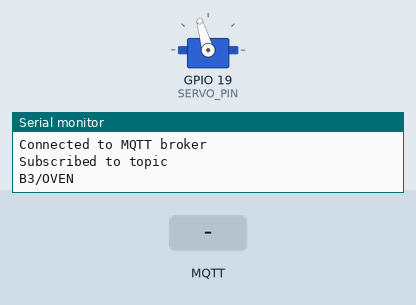
Bench run of a sketch on a simulated ESP32. On the bench: servo, the last lines printed to the serial monitor. The test bench sets the inputs (shaded band). WiFi joins after 1.5 s; servers stay silent unless stated; no MQTT or app messages arrive unless stated; servo pulses on a pin are drawn as a servo (544–2400 µs = 0–180°).

Above: at 2.7 s.
2.8 s: MQTT message "1" arrives on the first subscribed topic
At 4.0 s:
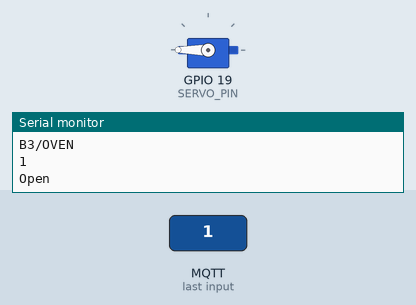
4.3 s: MQTT message "0" arrives on the first subscribed topic
At 5.3 s:
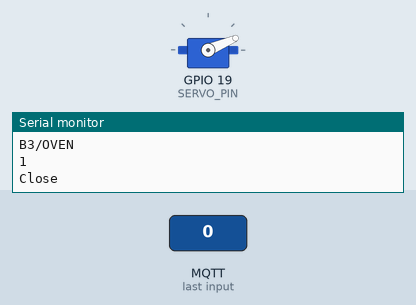
5.8 s: MQTT message "2" arrives on the first subscribed topic
At 6.6 s:
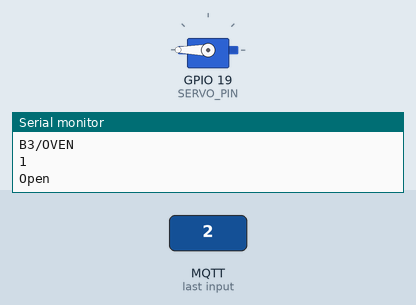
7.3 s: MQTT message "on" arrives on the first subscribed topic
At 7.9 s:
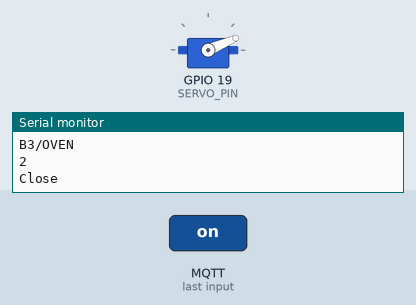
Timing chart, 0 to 9.8 s (numbered marks = the images above; inputs shaded):
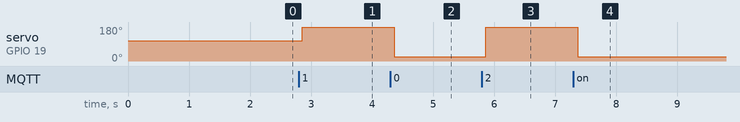

Measured:
- after the input at 2.8 s, servo on GPIO 19 (SERVO_PIN): 106° → 180° after 0.06 s
- after the input at 4.3 s, servo on GPIO 19 (SERVO_PIN): 180° → 23° after 0.06 s
- after the input at 5.8 s, servo on GPIO 19 (SERVO_PIN): 23° → 180° after 0.06 s
- after the input at 7.3 s, servo on GPIO 19 (SERVO_PIN): 180° → 23° after 0.07 s

The sketch:

Ovendeur.ino
```cpp
#include <WiFi.h>
#include <PubSubClient.h>

//Zelf in te stellen voor je eigen WLAN
const char* WLAN_SSID = "El Bartinos Wifi";
const char* WLAN_ACCESS_KEY = "bartisawesome";

//client id moet uniek zijn, dus zelf aanpassesn (willekeurige cijfers en letters)
const char* MQTT_CLIENT_ID = "MQTTExampleTryout_hurdurahfiusdhfpauwhefasdfawe2";
//gegevens van de MQTT broker die we wel in TI-1.4 kunnen gebruiken
const char* MQTT_BROKER_URL= "maxwell.bps-software.nl";
const int   MQTT_PORT = 1883;
const char* MQTT_USERNAME = "androidTI";
const char* MQTT_PASSWORD = "&FN+g$$Qhm7j";

// Definieer de MQTT topics
const char* MQTT_TOPIC_LCD = "B3/OVEN";
// Definieer de te gebruiken Quality of Service (QOS)
const int MQTT_QOS = 0;

String trigger = "";

WiFiClient wifiClient;
PubSubClient mqttClient(wifiClient);

#define SERVO_PIN 19
boolean isClosed;

void mqttCallback(char* topic, byte* payload, unsigned int length) {
  Serial.println(topic);
  Serial.println(length);
  if (strcmp(topic, MQTT_TOPIC_LCD) == 0) {
    char txt[17];
    for (int i = 0; i < 17; i++) {txt[i] = '\0';}
    strncpy(txt, (const char*) payload, length > 16 ? 16 : length);
    trigger = txt;
  }
}

void setup() {

  ledcSetup(0, 50, 8);
  ledcAttachPin(SERVO_PIN,0);
  ledcWrite(0,21);
  isClosed = true;
  Serial.begin(115200);
  Serial.println("Oven test");

  //Zet WiFI verbinding op
  WiFi.mode(WIFI_STA);
  WiFi.disconnect();
  Serial.println("Connecting to ");
  Serial.println(WLAN_SSID);
  WiFi.begin(WLAN_SSID, WLAN_ACCESS_KEY);
  uint8_t i = 0;
  while (WiFi.status() != WL_CONNECTED) {
    delay(500);
    if ((++i % 16) == 0)
    {
      Serial.println(F(" still trying to connect"));
    }
  }
  Serial.println("WiFi connected");
  Serial.println("IP Adress: ");
  Serial.println(WiFi.localIP());

  //zet MQTT client op
  mqttClient.setServer(MQTT_BROKER_URL, MQTT_PORT);
  mqttClient.setCallback(mqttCallback);

  if (!mqttClient.connect(MQTT_CLIENT_ID, MQTT_USERNAME, MQTT_PASSWORD)) {
    Serial.println("Failed to connect to MQTT broker");
  }else {
    Serial.println("Connected to MQTT broker");
  }

  if (!mqttClient.subscribe(MQTT_TOPIC_LCD, MQTT_QOS)){
    Serial.println("Failed to connect to topic ");
    Serial.println(MQTT_TOPIC_LCD);
  }else {
    Serial.println("Subscribed to topic ");
    Serial.println(MQTT_TOPIC_LCD);
  }
}

void loop() {
  mqttClient.loop();
  delay(50);


if(trigger != ""){

  if(isClosed == true){
    openDoor();
  } else {
    closeDoor();
  }
  trigger = "";
  }

 }

 void openDoor(){
    ledcWrite(0, map(4095, 0, 4095, 10, 33));
    Serial.println("Open");
    isClosed = false;
 }

 void closeDoor(){
    ledcWrite(0, map(0, 0, 4095, 10, 33));
    Serial.println("Close");
    isClosed = true;
 }
```
